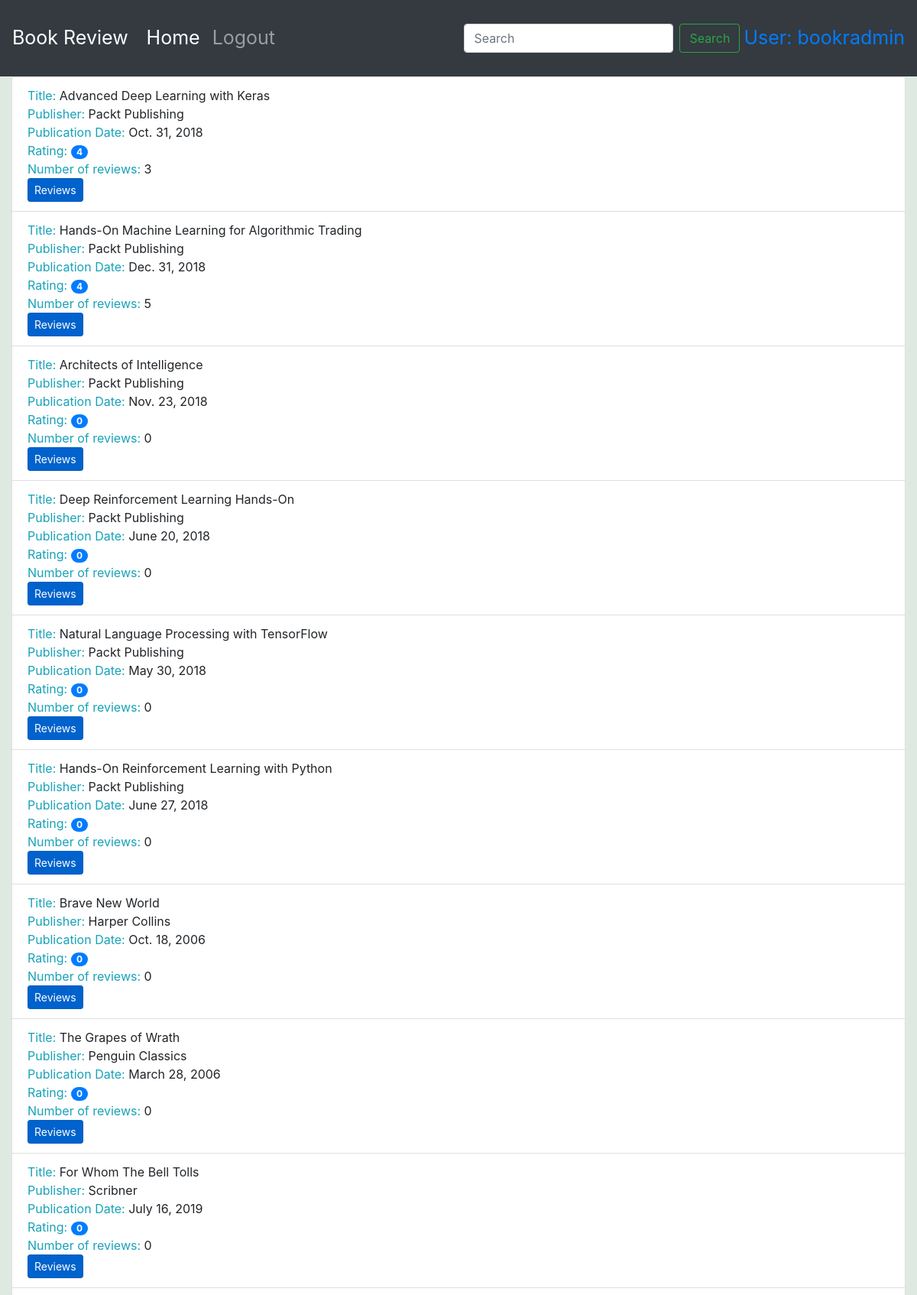
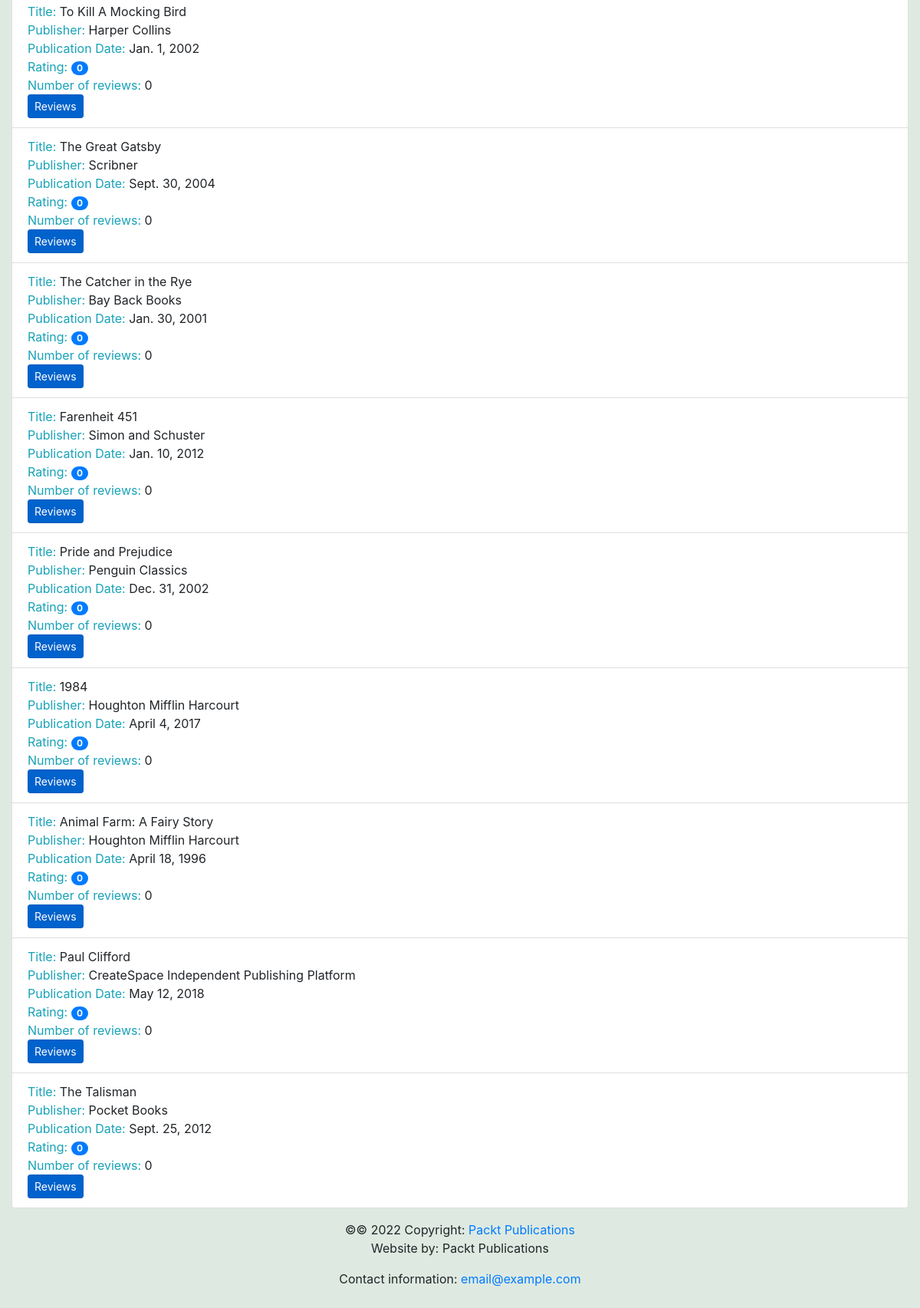
The app's page /books/ (signed in) with its own data (2 pictures, top to bottom).
### reviews/models.py (models this page shows, shortened)
class Book(models.Model):
    title = models.CharField(
        max_length=70,
        help_text="The title of the book."
    )
    publication_date = models.DateField(
        verbose_name="Date the book was published."
    )
    isbn = models.CharField(
        max_length=20,
        verbose_name="ISBN number of the book."
    )
    publisher = models.ForeignKey(
        Publisher,
        on_delete=models.CASCADE
    )
    contributors = models.ManyToManyField(
        'Contributor',
        through="BookContributor"
    )
    cover = models.ImageField(
        null=True,
        upload_to="book_covers/"
    )
    sample = models.FileField(
        null=True,
        upload_to='book_samples/'
    )

class Publisher(models.Model):
    name = models.CharField(
        max_length=50,
        help_text="The name of the Publisher."
    )
    website = models.URLField(
        help_text="The Publisher's website."
    )
    email = models.EmailField(
        help_text="The Publisher's email address."
    )
    def __str__(self):
        return self.name

### reviews/views.py (the view)
# urls.py: path('books/', views.book_list, name='book_list'),
def book_list(request):
    books = Book.objects.all()
    book_list = []
    for book in books:
        reviews = book.review_set.all()
        if reviews is not None:
            book_rating = average_rating([review.rating for review in reviews])
            number_of_reviews = len(reviews)
        else:
            book_rating = None
            number_of_reviews = 0
        book_list.append({'book': book,
                          'book_rating': book_rating,
                          'number_of_reviews': number_of_reviews})
        context = {
            'book_list': book_list
        }
    return render(request, 'reviews/book_list.html', context)

### reviews/utils.py (called while the page is built)
def average_rating(rating_list):
    if not rating_list:
        return 0
    return round(sum(rating_list) / len(rating_list))

### reviews/templates/reviews/book_list.html (shortened to what this page needs)
{% extends 'base.html' %}
{% block content %}
<ul class="list-group">
 {% for item in book_list %}
 <li class="list-group-item">
  <span class="text-info">Title: </span>
  <span>{{item.book.title }}</span>
  <br>
  <span class="text-info">Publisher: </span>
  <span>{{item.book.publisher }}</span>
  <br>
  <span class="text-info">Publication Date: </span>
  <span>{{item.book.publication_date }}</span>
  <br>
  <span class="text-info">Rating: </span>
  <span class="badge badge-primary badge-pill">{{ item.book_rating }}</span>
  <br>
  <span class="text-info">Number of reviews: </span>
  <span>{{item.number_of_reviews }}</span>
  <br>
  <a class="btn btn-primary btn-sm active" role="button" aria-pressed="true" href="/books/{{ item.book.id}}/">Reviews</a>
 </li>
 {% endfor %}
</ul>
{% endblock %}

### templates/base.html (shortened to what this page needs)
<!doctype html>
<html lang="en">
  <head>
    <link rel="stylesheet" href="https://stackpath.bootstrapcdn.com/bootstrap/4.4.1/css/bootstrap.min.css">
    <link rel="stylesheet" href="https://cdnjs.cloudflare.com/ajax/libs/font-awesome/4.7.0/css/font-awesome.min.css">
  </head>
  <body style="background-color: rgb(222, 234, 225)">
      <nav class="navbar navbar-expand-sm navbar-dark bg-dark sticky-top">
        <a class="navbar-brand" href="/">Book Review</a>
        <div class="collapse navbar-collapse" id="navbarSupportedContent">
          <ul class="navbar-nav mr-auto">
            <li class="nav-item active">
              <a class="nav-link" href="/books/">Home <span class="sr-only">(current)</span></a>
            </li>
            {% if user.is_authenticated %}
            <li class="nav-item">
              <a class="nav-link" href="/accounts/logout">Logout</a>
            </li>
            {% else %}
            <li class="nav-item">
              <a class="nav-link" href="/accounts/login">Login</a>
            </li>
            {% endif %}
          </ul>
          <form class="form-inline my-2 my-lg-0" method="get" action="/book-search">
            <input class="form-control mr-sm-2" type="search" placeholder="Search" aria-label="Search" name="search" min_length=3 value="{{ search_text }}">
            <button class="btn btn-outline-success my-2 my-sm-0" type="submit" name="search_in" value="title">Search</button>
          </form>
          {% if user.is_authenticated %}
          <ul class="navbar-nav">
            <li class="nav-item active">
              <a style="margin-left: 5px;" href="/accounts/profile/">User: {{ request.user.username}}</a>
            </li>
          </ul>
          {% endif %}
        </div>
      </nav>
    <div class="container-fluid">
       {% block content %}{% endblock %}
    </div>
    <footer class="page-footer font-small blue">
      <div class="footer-copyright text-center py-3">&copy;© 2022 Copyright:
        <a href="https://www.packtpub.com"> Packt Publications</a>
        <p>Website by: Packt Publications</p>
        <p>Contact information: <a href="mailto:email@example.com">email@example.com</a></p>
      </div>
    </footer>
  </body>
</html>

### templates/base.html (style rules this page uses)
.navbar { min-height: 100px; font-size: 25px; }
.navbar-brand { font-size: 25px; }

### records on screen
Book: book "Advanced Deep Learning with Keras", book.publisher "Packt Publishing", book.publication_date "Oct. 31, 2018", book_rating "4", number_of_reviews "3"
Book: book "Hands-On Machine Learning for Algorithmic Trading", book.publisher "Packt Publishing", book.publication_date "Dec. 31, 2018", book_rating "4", number_of_reviews "5"
Book: book "Architects of Intelligence", book.publisher "Packt Publishing", book.publication_date "Nov. 23, 2018", book_rating "0", number_of_reviews "0"
Book: book "Deep Reinforcement Learning Hands-On", book.publisher "Packt Publishing", book.publication_date "June 20, 2018", book_rating "0", number_of_reviews "0"
Book: book "Natural Language Processing with TensorFlow", book.publisher "Packt Publishing", book.publication_date "May 30, 2018", book_rating "0", number_of_reviews "0"
Book: book "Hands-On Reinforcement Learning with Python", book.publisher "Packt Publishing", book.publication_date "June 27, 2018", book_rating "0", number_of_reviews "0"
Book: book "Brave New World", book.publisher "Harper Collins", book.publication_date "Oct. 18, 2006", book_rating "0", number_of_reviews "0"
Book: book "The Grapes of Wrath", book.publisher "Penguin Classics", book.publication_date "March 28, 2006", book_rating "0", number_of_reviews "0"
Book: book "For Whom The Bell Tolls", book.publisher "Scribner", book.publication_date "July 16, 2019", book_rating "0", number_of_reviews "0"
Book: book "To Kill A Mocking Bird", book.publisher "Harper Collins", book.publication_date "Jan. 1, 2002", book_rating "0", number_of_reviews "0"
Book: book "The Great Gatsby", book.publisher "Scribner", book.publication_date "Sept. 30, 2004", book_rating "0", number_of_reviews "0"
Book: book "The Catcher in the Rye", book.publisher "Bay Back Books", book.publication_date "Jan. 30, 2001", book_rating "0", number_of_reviews "0"
Book: book "Farenheit 451", book.publisher "Simon and Schuster", book.publication_date "Jan. 10, 2012", book_rating "0", number_of_reviews "0"
Book: book "Pride and Prejudice", book.publisher "Penguin Classics", book.publication_date "Dec. 31, 2002", book_rating "0", number_of_reviews "0"
Book: book "1984", book.publisher "Houghton Mifflin Harcourt", book.publication_date "April 4, 2017", book_rating "0", number_of_reviews "0"
Book: book "Animal Farm: A Fairy Story", book.publisher "Houghton Mifflin Harcourt", book.publication_date "April 18, 1996", book_rating "0", number_of_reviews "0"
Book: book "Paul Clifford", book.publisher "CreateSpace Independent Publishing Platform", book.publication_date "May 12, 2018", book_rating "0", number_of_reviews "0"
Book: book "The Talisman", book.publisher "Pocket Books", book.publication_date "Sept. 25, 2012", book_rating "0", number_of_reviews "0"

### other values on screen
{{ request.user.username }} "bookradmin"
